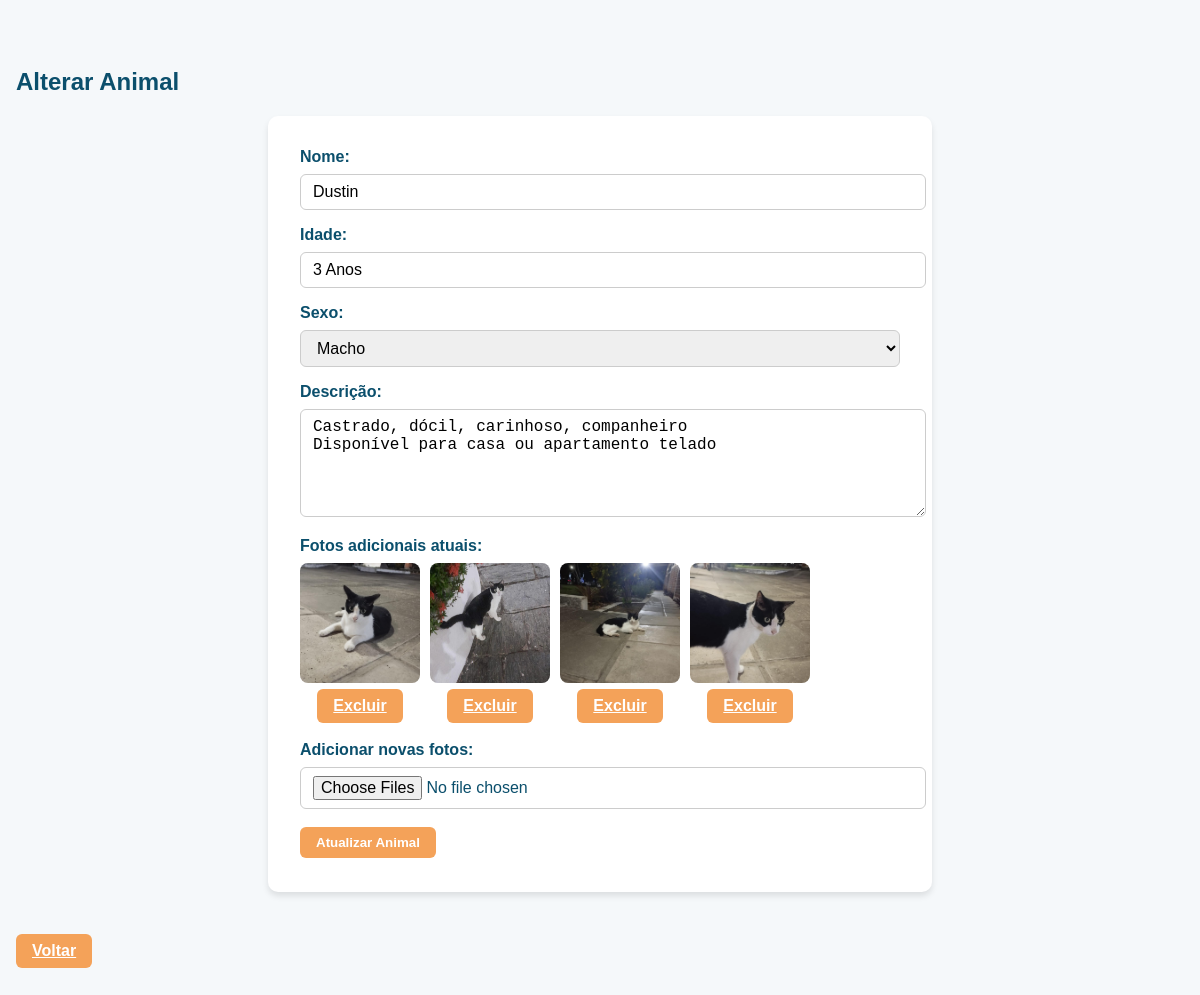
/admin/animais-altera-form.php?id=11 (signed in), run on the app's committed database.
### tables this page shows
CREATE TABLE `adocao` (
  `id` int(11) NOT NULL,
  `nome` varchar(100) NOT NULL,
  `idade` varchar(50) NOT NULL,
  `sexo` enum('Macho','Fêmea') NOT NULL,
  `descricao` text DEFAULT NULL,
  `imagem` varchar(255) DEFAULT NULL
);

CREATE TABLE `adocao_fotos` (
  `id` int(11) NOT NULL,
  `id_animal` int(11) NOT NULL,
  `caminho_foto` varchar(255) DEFAULT NULL
);

### admin/animais-altera-form.php (the view, shortened to what this page needs)
<?php
include 'config.inc.php';
$id = $_GET['id'] ?? null;
$stmt = $pdo->prepare("SELECT * FROM adocao WHERE id = ?");
$stmt->execute([$id]);
$animal = $stmt->fetch(PDO::FETCH_ASSOC);
$stmtFotos = $pdo->prepare("SELECT * FROM adocao_fotos WHERE id_animal = ?");
$stmtFotos->execute([$id]);
$fotos = $stmtFotos->fetchAll(PDO::FETCH_ASSOC);
?>
<!DOCTYPE html>
<html lang="pt-br">
<head>
    <link rel="stylesheet" href="../assets/css/admin.css">
</head>
<body>
<div class="admin-container">
<h2>Alterar Animal</h2>
<form action="animais-altera.php" method="post" enctype="multipart/form-data">
    <label for="nome">Nome:</label>
    <input type="text" name="nome" id="nome" value="<?= htmlspecialchars($animal['nome']) ?>" required>
    <label for="idade">Idade:</label>
    <input type="text" name="idade" id="idade" value="<?= htmlspecialchars($animal['idade']) ?>" required>
    <label for="sexo">Sexo:</label>
    <select name="sexo" id="sexo">
        <option value="Macho" <?= $animal['sexo'] == 'Macho' ? 'selected' : '' ?>>Macho</option>
    </select>
    <label for="descricao">Descrição:</label>
    <textarea name="descricao" id="descricao" rows="5"><?= htmlspecialchars($animal['descricao']) ?></textarea>
    <label>Fotos adicionais atuais:</label>
    <div style="display:flex; gap:10px; flex-wrap:wrap; margin-bottom:1rem;">
        <?php foreach($fotos as $foto): ?>
            <div style="position:relative; text-align:center;">
                <img src="../<?= htmlspecialchars($foto['caminho_foto']) ?>" alt="Foto" style="width:120px; height:120px; object-fit:cover; border-radius:8px;">
                <br>
                <a class="btn" href="animais-excluir-foto.php?id_foto=<?= $foto['id'] ?>&id_animal=<?= $animal['id'] ?>" onclick="return confirm('Deseja realmente excluir esta foto?');">Excluir</a>
            </div>
        <?php endforeach; ?>
    </div>
    <label>Adicionar novas fotos:</label>
    <input type="file" name="novas_fotos[]" multiple accept="image/*">
    <button type="submit" class="btn">Atualizar Animal</button>
</form>
<a href="animais-admin.php" class="btn" style="margin-top:10px;">Voltar</a>
</div>
</body>
</html>

### assets/css/admin.css (style rules this page uses)
body { font-family: 'Plus Jakarta Sans', sans-serif; background-color: #f5f8fa; color: #0B4F6C; margin: 0; padding: 0; }
.admin-container { max-width: 1200px; margin: 2rem auto; padding: 1rem; }
button, .btn { display: inline-block; padding: 8px 16px; margin: 2px 0; background-color: #F4A259; color: #fff; border: none; border-radius: 6px; cursor: pointer; transition: all 0.2s ease-in-out; font-weight: bold; }
form { background-color: #fff; padding: 2rem; border-radius: 10px; box-shadow: 0 4px 6px rgba(0,0,0,0.1); max-width: 600px; margin: 0 auto 2rem auto; }
form label { display: block; font-weight: bold; margin-bottom: 0.5rem; }
form input[type="text"], form input[type="email"], form input[type="file"], form select, form textarea { width: 100%; padding: 8px 12px; margin-bottom: 1rem; border: 1px solid #ccc; border-radius: 6px; font-size: 1rem; }
form textarea { resize: vertical; }

### data on the page
adocao: nome "Dustin", idade "3 Anos", sexo "Macho", descricao "Castrado, dócil, carinhoso, companheiro Disponível para casa ou apartamento telado"
adocao_fotos: caminho_foto (picture)
adocao_fotos: caminho_foto (picture)
adocao_fotos: caminho_foto (picture)
adocao_fotos: caminho_foto (picture)
